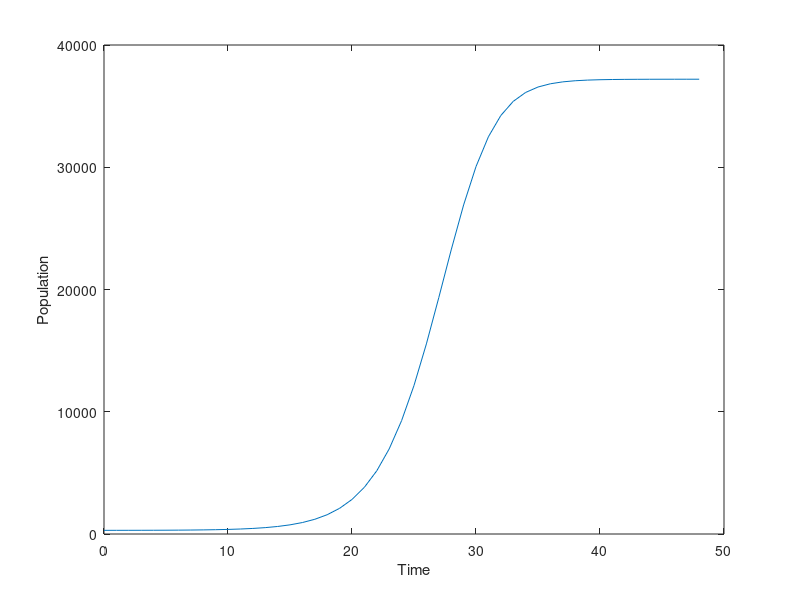

Write the MATLAB code that produced this figure.
# ===================================================================================================
# Practical sheet 6
# Question 1
K = 100 * 1.5 * 250 # carrying capacity
K = K/1000

#Question 3
# find what should be x and what should be y based on what we want to find out
#x = [1 2 3 4 5 6 7 8 9 10 11 12 13 14 15 16 17 18 19 20 21 22 23 24]
#x1 = [1 2 3 4 5 6 7 8 9 10 11 12 13 14 15 16 17 18 19 20 21 22 23]

#actual population
x = [0.3 0.36 0.44 0.54 0.66 0.8 0.98 1.18 1.44 1.74 2.11 2.54 3.06 3.67 4.39 5.23 6.19 7.29 8.55 9.94 11.47 13.12 14.87 16.7]

# change in the population
# calculating the change from the population
for i = 1:23
  y1(i) = x(i+1)-x(i);
end

# change in population ( Pn+1 - Pn) is y1
y1

# x values
for j = 1:23
  x1(j) = x(j).*(1-(x(j)./K))
end
x1

p = polyfit(x1,y1,1)

#Question5

Po = 300;
K = 37500;
r = 0.43
h = 127

% Initial conditions
#P(1) = Po;
#t(1) = 0;

# you get the P(i) you want using the same dataset

for i = 1:48
  P(1) = Po;
  t(1) = 0;
  P(i+1) = P(i) + r.*P(i).*(1-(P(i)./K))- h;
  t(i+1) = i;
end
P
P(42)
plot(t,P)
xlabel("Time")
ylabel("Population")

#Question6

#change Po and see
#change r and see
#change h and see




